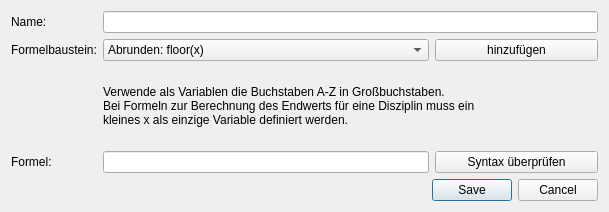
<?xml version="1.0" encoding="UTF-8"?>
<ui version="4.0">
 <class>Formel_Dialog</class>
 <widget class="QDialog" name="Formel_Dialog">
  <property name="geometry">
   <rect>
    <x>0</x>
    <y>0</y>
    <width>609</width>
    <height>212</height>
   </rect>
  </property>
  <property name="windowTitle">
   <string>TurnFix - Formel verwalten</string>
  </property>
  <property name="windowIcon">
   <iconset resource="../../../../resources/TurnFix.qrc">
    <normaloff>:/appicons/icon.png</normaloff>:/appicons/icon.png</iconset>
  </property>
  <layout class="QGridLayout" name="gridLayout">
   <item row="1" column="0">
    <widget class="QLabel" name="label">
     <property name="sizePolicy">
      <sizepolicy hsizetype="Fixed" vsizetype="Preferred">
       <horstretch>0</horstretch>
       <verstretch>0</verstretch>
      </sizepolicy>
     </property>
     <property name="text">
      <string>Formelbaustein:</string>
     </property>
    </widget>
   </item>
   <item row="1" column="1" colspan="2">
    <widget class="QComboBox" name="cmb_formel">
     <item>
      <property name="text">
       <string>Abrunden: floor(x)</string>
      </property>
     </item>
     <item>
      <property name="text">
       <string>Aufrunden: ceil(x)</string>
      </property>
     </item>
     <item>
      <property name="text">
       <string>Betrag: abs(x)</string>
      </property>
     </item>
     <item>
      <property name="text">
       <string>Maximum: max(x,y)</string>
      </property>
     </item>
     <item>
      <property name="text">
       <string>Minimum: min(x,y)</string>
      </property>
     </item>
     <item>
      <property name="text">
       <string>Potenzieren: pow(x,y)</string>
      </property>
     </item>
     <item>
      <property name="text">
       <string>Runden: int(x)</string>
      </property>
     </item>
     <item>
      <property name="text">
       <string>Wurzel: sqrt(x)</string>
      </property>
     </item>
    </widget>
   </item>
   <item row="3" column="0">
    <widget class="QLabel" name="label_2">
     <property name="text">
      <string>Formel:</string>
     </property>
    </widget>
   </item>
   <item row="3" column="1" colspan="2">
    <widget class="QLineEdit" name="txt_formel"/>
   </item>
   <item row="4" column="0" colspan="4">
    <widget class="QDialogButtonBox" name="bbx_done">
     <property name="standardButtons">
      <set>QDialogButtonBox::Cancel|QDialogButtonBox::Save</set>
     </property>
    </widget>
   </item>
   <item row="0" column="0">
    <widget class="QLabel" name="label_3">
     <property name="text">
      <string>Name:</string>
     </property>
    </widget>
   </item>
   <item row="0" column="1" colspan="3">
    <widget class="QLineEdit" name="txt_name"/>
   </item>
   <item row="2" column="1" colspan="3">
    <widget class="QLabel" name="label_4">
     <property name="text">
      <string>Verwende als Variablen die Buchstaben A-Z in Großbuchstaben.
Bei Formeln zur Berechnung des Endwerts für eine Disziplin muss ein
kleines x als einzige Variable definiert werden.</string>
     </property>
    </widget>
   </item>
   <item row="3" column="3">
    <widget class="QPushButton" name="but_check">
     <property name="text">
      <string>Syntax überprüfen</string>
     </property>
    </widget>
   </item>
   <item row="1" column="3">
    <widget class="QPushButton" name="but_add">
     <property name="text">
      <string>hinzufügen</string>
     </property>
    </widget>
   </item>
  </layout>
 </widget>
 <resources>
  <include location="../../../../resources/TurnFix.qrc"/>
 </resources>
 <connections/>
</ui>
